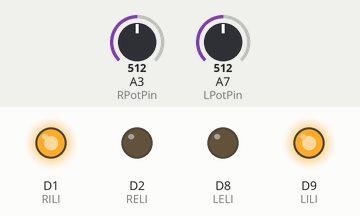
This program was run on a simulated Seeed XIAO (SAMD21). Shown: output pins drawn as LEDs (lit = HIGH). The inputs (shaded band) are chosen by the test bench; at power-on: A3 (RPotPin) = 512, A7 (LPotPin) = 512. What the program prints to the serial monitor is not drawn.

Above: at 1.2 s.
1.3 s: A3 (RPotPin) set to 14
2.8 s: A3 (RPotPin) set to 11
At 3.9 s:
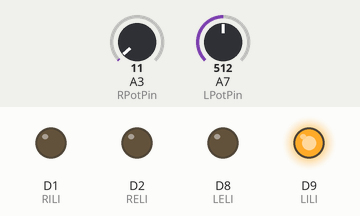
4.3 s: A7 (LPotPin) set to 14
5.8 s: A7 (LPotPin) set to 11
At 6.3 s:
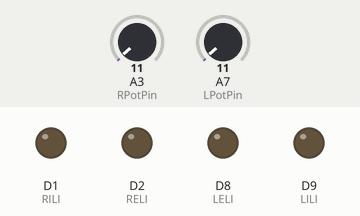
7.3 s: A3 (RPotPin) set to 122
At 8.5 s:
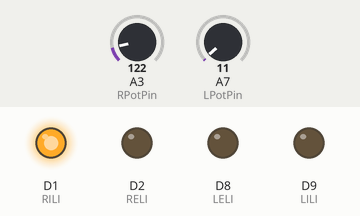
Timing chart, 0 to 10.3 s (numbered marks = the images above; inputs shaded):
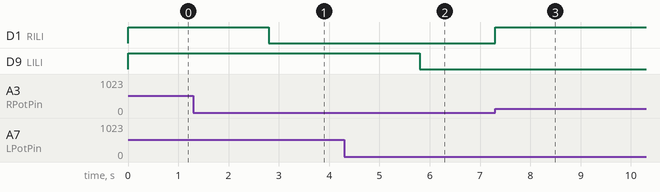

Measured:
- the behaviour switches between 13 and 12 on A3 (RPotPin) (found by bisection; images 0 and 1)
- the behaviour switches between 13 and 12 on A7 (LPotPin) (found by bisection; images 1 and 2)
- after the input at 1.3 s, every drawn part: stays the same
- after the input at 2.8 s, D1 (RILI): HIGH → LOW at once
- after the input at 4.3 s, every drawn part: stays the same
- after the input at 5.8 s, D9 (LILI): HIGH → LOW at once
- after the input at 7.3 s, D1 (RILI): LOW → HIGH at once

The program:

main.cpp
```cpp
#include <Wire.h>
#include <Arduino.h>
#include "actuatorController.h"

// Define the I2C Address
// NOTE: CHANGE FOR EACH DEVICE
#define I2C_ADDRESS 0x12
// 0x10: Receive L1, L6 (L1 sent to right, L6 sent to left))
// 0x11: Receive L2, L3 (L2 sent to left, L3 sent to right))
// 0x12: Receive L4, L5 (L4 sent to left, L5 sent to right)

// Now, initialize the floats that will be received:
float leftLeg = 0.0;
float rightLeg = 0.0;

// Define the Pin Numbers

// Right Actuator Pins (from the Perspective of the MCU)
int RILI = 1; // Right Internal Logic Input
int RELI = 2; // Right External Logic Input
int RPotPin = 3; // Right Potentiometer Feedback Pin

// Left Actuator Pins (from the Perspective of the MCU)
int LILI = 9; // Left Internal Logic Input
int LELI = 8; // Left External Logic Input
int LPotPin = 7; // Left Potentiometer Feedback Pin

// Create Instances of the Actuator Controller Class for the Left and Right Actuators
ActuatorController leftActuatorController(LPotPin, LILI, LELI);
ActuatorController rightActuatorController(RPotPin, RILI, RELI);

// Define the function to be called when data is received, receiveEvent
void receiveEvent(int numBytes) {
  if (numBytes != 9) {
    Serial.print("Received wrong number of bytes: ");
    Serial.println(numBytes);
    return;
  }

  Wire.read(); // Discard the first "command" byte

  byte buffer[8];
  int i = 0;
  while (Wire.available() && i < 8) {
    buffer[i++] = Wire.read();
  }

  memcpy(&leftLeg, &buffer[0], 4);
  memcpy(&rightLeg, &buffer[4], 4);

  Serial.println("Data Received");
}

void setup() {
  Wire.begin(I2C_ADDRESS);  // join I2C as slave
  Wire.onReceive(receiveEvent);
  Serial.begin(115200);
  Serial.println("I2C Slave Initialized");

  // Set the Command Output Pins

    // Left Actuator Pins (from the Perspective of the MCU)
    pinMode(LILI, OUTPUT);
    pinMode(LELI, OUTPUT);
    pinMode(LPotPin, INPUT);

    // Right Actuator Pins (from the Perspective of the MCU)
    pinMode(RILI, OUTPUT);
    pinMode(RELI, OUTPUT);
    pinMode(RPotPin, INPUT);
}

void loop() {
  // Print for debugs
  //Serial.print("Left Leg: "); Serial.print(leftLeg);
  //Serial.print(" | Right Leg: "); Serial.println(rightLeg);

  // Small Delay for Actual Operation; Increase for Debuggin if Necessary
  delay(5);

  // Output Motion Commands (mm conversion and base height subtraction already occur in ros2)
  leftActuatorController.setTargetPosition(leftLeg);
  rightActuatorController.setTargetPosition(rightLeg);

  leftActuatorController.update();
  rightActuatorController.update();
}
```

actuatorController.cpp
```cpp
#include "actuatorController.h"
#include <Arduino.h>

// Define Error Tolerance
#define errorTolerance 1.0f // 5mm Tolerance for Position Control

// Define Maximum Position and Minimum Position
#define maxPosition 200.0f // Maximum Position in mm (Adjust if Stroke Length is Different)
#define minPosition 1.0f // Measure Your Actuator's Extension when Fully Retracted to Improve Position Accuracy

// ActuatorController class implementation

ActuatorController::ActuatorController(int potPin, int ILI, int ELI)
    : potPin(potPin), ILI(ILI), ELI(ELI), targetPosition(0.0f) {
    pinMode(ILI, OUTPUT);
    pinMode(ELI, OUTPUT);
    pinMode(potPin, INPUT);
    stop(); // Initially Stop Actuator
}

// Define the setTargetPosition Function to Set the Commanded Position
void ActuatorController::setTargetPosition(float target) {
    targetPosition = target;
}

// Define the readPosition Function to Read the Position of the Linear Actuator
float ActuatorController::readPosition() {
    // Read the potentiometer value and map it to a position in mm
    int potValue = analogRead(potPin);
    // Assuming the potentiometer gives a range of 0-1023 corresponding to 0-200mm
    float position = map(potValue, 7, 1023, minPosition, maxPosition); // Computed Some Calibration Constants in Matlab
    // Testing Block:
    /*
    Serial.print("Potentiometer Feedback: ");
    Serial.println(potValue);
    Serial.print("Actuator Position: ");
    Serial.println(position);
    */

    // Return Computed Position
    return position;
}

// Define the Update Function to Constantly Update the Controller with New Feedback
void ActuatorController::update() {
    float currentPosition = readPosition();
    if (currentPosition < targetPosition - errorTolerance) { // If Current Position is 5mm Below Target
        extend();
    } else if (currentPosition > targetPosition + errorTolerance) { // If Current Position is 5mm Above Target
        retract();
    } else {
        stop(); // If Within 5mm of Target, Stop
    }
}

// Extension Function
void ActuatorController::extend() {
    digitalWrite(ILI, LOW); // Set Internal Logic Input Low
    digitalWrite(ELI, HIGH);  // Set External Logic Input High
}

// Retraction Function
void ActuatorController::retract() {
    digitalWrite(ILI, HIGH);  // Set Internal Logic Input High
    digitalWrite(ELI, LOW); // Set External Logic Input Low
}

// Stop Function
void ActuatorController::stop() {
    digitalWrite(ILI, LOW);  // Set Internal Logic Input Low
    digitalWrite(ELI, LOW);  // Set External Logic Input Low
}
```

actuatorController.h
```cpp
#pragma once // Prevent Multiple Inclusions of the Header File

class ActuatorController {
    public:
        ActuatorController(int potPin, int ILI, int ELI); // Sets Pins for the Potentiometer Feedback and the Internal/External Logic Inputs (ILI and ELI, Respectively)
        void setTargetPosition(float target); // Set the Commanded Position
        void update(); // This Gets Called in the Loop to Constantly Update the Controller with New Feedback

    private:
        int potPin; // Pin for Potentiometer Feedback
        int ILI; // Pin for Internal Logic Input
        int ELI; // Pin for External Logic Input
        float targetPosition; // Float Value that Represents the Commanded Actuator Position

        float readPosition(); // Function to Read the Position of the Linear Actuator
        void extend(); // Extension Function
        void retract(); // Retraction Function
        void stop(); // Function to Pause Actuator Motion Once It's Close Enough to the Desired Position
};
```
